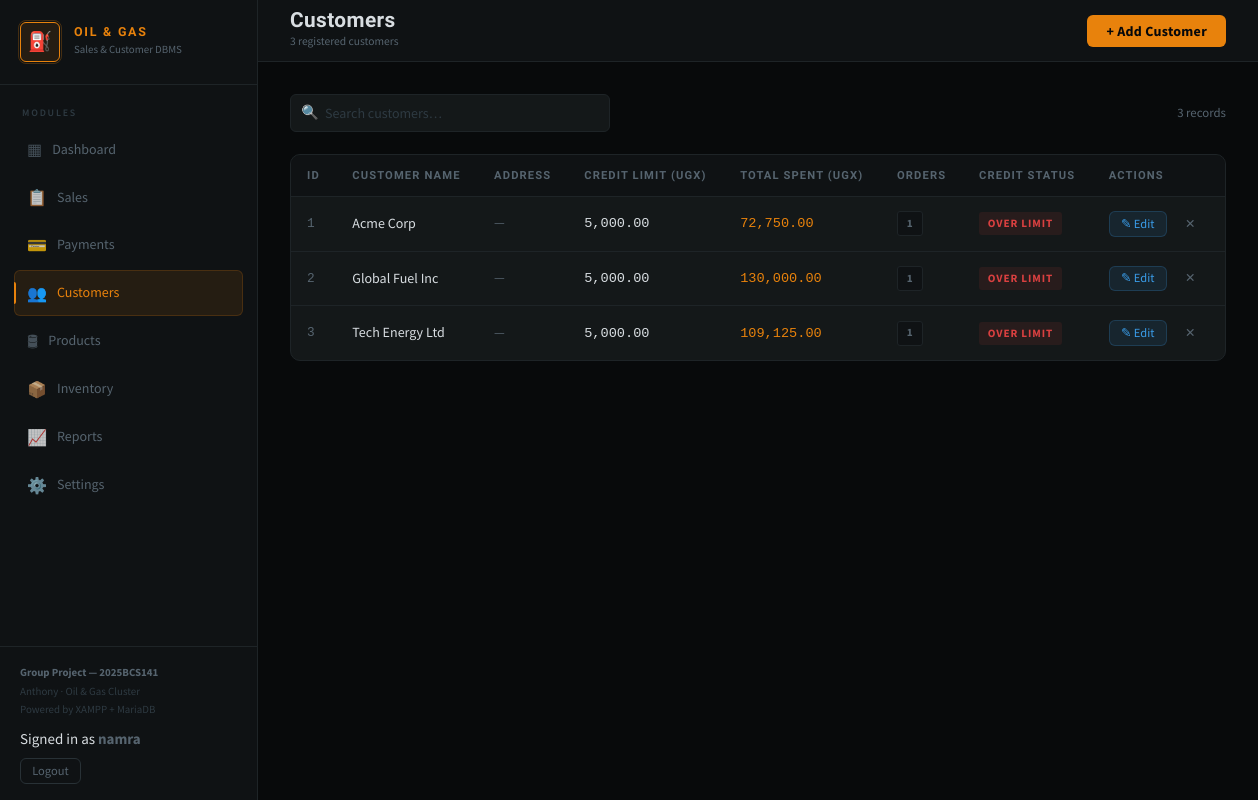
/customers.php (signed in), run on the app's committed database.
### tables this page shows
CREATE TABLE Customers (
    CustomerID INTEGER PRIMARY KEY AUTOINCREMENT,
    CustomerName VARCHAR(100) NOT NULL,
    Email VARCHAR(100),
    Phone VARCHAR(20),
    Address VARCHAR(255),
    CreatedAt TIMESTAMP DEFAULT CURRENT_TIMESTAMP
, CreditLimit DECIMAL(10, 2) DEFAULT 5000);

### services/CustomerService.php (called while the page is built, shortened)
<?php
class CustomerService
{
    private PDO $pdo;
    public function __construct(PDO $pdo)
    {
        $this->pdo = $pdo;
    }
    public function getCustomers(): array
    {
        $sql = "SELECT C.CustomerID, C.CustomerName, C.Address, C.CreditLimit,
                COUNT(O.OrderID) AS OrderCount,
                COALESCE(SUM(O.QuantityLiters * P.UnitPrice), 0) AS Total_Spent
                FROM Customers C
                LEFT JOIN SalesOrders O ON O.CustomerID = C.CustomerID
                LEFT JOIN Products P ON P.ProductID = O.ProductID
                GROUP BY C.CustomerID, C.CustomerName, C.Address, C.CreditLimit
                ORDER BY C.CustomerID ASC";
        return $this->pdo->query($sql)->fetchAll();
    }
}

### customers.php (the view, shortened to what this page needs)
<?php
require_once 'services/CustomerService.php';
$db = Database::getInstance();
$pdo = $db->getPdo();
$customerService = new CustomerService($pdo);
$customers = $customerService->getCustomers();
?>
<!DOCTYPE html>
<html lang="en">
<head>
  <link rel="stylesheet" href="assets/style.css">
</head>
<body>
<?php include 'sidebar.php'; ?>
<div class="main">
  <header class="topbar">
    <div class="topbar-left">
      <h1>Customers</h1>
      <p class="page-sub"><?= count($customers) ?> registered customer<?= count($customers) != 1 ? 's' : '' ?></p>
    </div>
    <div class="topbar-right">
      <button class="btn btn-primary" onclick="openModal('addModal')">+ Add Customer</button>
    </div>
  </header>
  <div class="content">
    <div class="toolbar">
      <div class="search-wrap">
        <span class="search-icon">🔍</span>
        <input type="text" id="searchInput" placeholder="Search customers…" oninput="filterTable()">
      </div>
      <span style="font-size:.8rem;color:var(--text-muted)"><?= count($customers) ?> records</span>
    </div>
    <div class="panel">
      <div class="table-wrap">
        <table id="custTable">
          <thead>
            <tr>
              <th>ID</th>
              <th>Customer Name</th>
              <th>Address</th>
              <th>Credit Limit (UGX)</th>
              <th>Total Spent (UGX)</th>
              <th>Orders</th>
              <th>Credit Status</th>
              <th>Actions</th>
            </tr>
          </thead>
          <tbody>
            <?php if (empty($customers)): ?>
            <tr><td colspan="8">
              <div class="empty-state">
                <div class="empty-icon">👥</div>
                <p>No customers yet. Add your first customer above.</p>
              </div>
            </td></tr>
            <?php else: foreach ($customers as $c):
              $ratio = $c['CreditLimit'] > 0 ? ($c['Total_Spent'] / $c['CreditLimit']) : 0;
              if ($ratio > 0.8) { $badge = 'badge-danger'; $label = 'Over Limit'; }
              elseif ($ratio > 0.5) { $badge = 'badge-warning'; $label = 'Moderate'; }
              else { $badge = 'badge-success'; $label = 'Good'; }
            ?>
            <tr>
              <td class="td-id"><?= $c['CustomerID'] ?></td>
              <td class="td-primary"><?= htmlspecialchars($c['CustomerName']) ?></td>
              <td style="color:var(--text-muted);font-size:.84rem"><?= htmlspecialchars($c['Address'] ?? '—') ?></td>
              <td class="td-mono"><?= number_format($c['CreditLimit'], 2) ?></td>
              <td class="td-mono" style="color:var(--accent)"><?= number_format($c['Total_Spent'], 2) ?></td>
              <td><span class="badge badge-muted"><?= $c['OrderCount'] ?></span></td>
              <td><span class="badge <?= $badge ?>"><?= $label ?></span></td>
              <td>
                <div class="td-actions">
                  <button class="btn btn-edit btn-sm"
                    onclick="openEdit(<?= $c['CustomerID'] ?>, <?= htmlspecialchars(json_encode($c['CustomerName'])) ?>, <?= htmlspecialchars(json_encode($c['Address'] ?? '')) ?>, '<?= $c['CreditLimit'] ?>')">
                    ✎ Edit
                  </button>
                  <button class="btn btn-delete btn-sm"
                    onclick="openDelete(<?= $c['CustomerID'] ?>, <?= htmlspecialchars(json_encode($c['CustomerName'])) ?>)">
                    ✕
                  </button>
                </div>
              </td>
            </tr>
            <?php endforeach; endif; ?>
          </tbody>
        </table>
      </div>
    </div>
  </div>
</div>
</body>
</html>

### assets/style.css (style rules this page uses)
:root { --bg: #080a0b; --surface: #0f1214; --card: #141819; --card-hover: #1a1f21; --border: #1e2427; --border-light: #283136; --accent: #e8820c; --accent-dim: rgba(232,130,12,0.10); --accent-glow: rgba(232,130,12,0.25); --accent-hover: #f5960f; --text: #d8dde1; --text-muted: #56646f; --text-dim: #2e3a42; --success: #27b87a; --success-dim: rgba(39,184,122,0.10); --danger: #d94040; --danger-dim: rgba(217,64,64,0.10); --warning: #e8c44a; --warning-dim: rgba(232,196,74,0.10); --info: #3a9ce8; --info-dim: rgba(58,156,232,0.10); --sidebar-w: 258px; --topbar-h: 62px; --radius: 6px; --radius-lg: 10px; --shadow: 0 4px 20px rgba(0,0,0,0.5); }
*, *::before, *::after { box-sizing: border-box; margin: 0; padding: 0; }
html { scroll-behavior: smooth; }
body { font-family: 'Source Sans Pro', 'Barlow', sans-serif; background: var(--bg); color: var(--text); min-height: 100vh; display: flex; font-size: 15px; line-height: 1.55; }
.main { margin-left: var(--sidebar-w); flex: 1; display: flex; flex-direction: column; min-height: 100vh; }
.topbar { height: var(--topbar-h); background: var(--surface); border-bottom: 1px solid var(--border); padding: 0 2rem; display: flex; align-items: center; justify-content: space-between; position: sticky; top: 0; z-index: 100; }
.topbar-left h1 { font-family: 'Barlow Condensed', 'Source Sans Pro', sans-serif; font-weight: 700; font-size: 1.3rem; letter-spacing: 0.02em; line-height: 1; }
.topbar-left .page-sub { font-size: 0.72rem; color: var(--text-muted); margin-top: 3px; }
.topbar-right { display: flex; align-items: center; gap: 0.75rem; }
.content { padding: 2rem; flex: 1; }
.panel { background: var(--card); border: 1px solid var(--border); border-radius: var(--radius-lg); margin-bottom: 1.5rem; overflow: hidden; }
.table-wrap { overflow-x: auto; }
table { width: 100%; border-collapse: collapse; font-size: 0.875rem; }
thead th { font-family: 'Barlow Condensed', 'Source Sans Pro', sans-serif; font-weight: 600; font-size: 0.7rem; letter-spacing: 0.10em; text-transform: uppercase; color: var(--text-muted); padding: 0.75rem 1rem; border-bottom: 1px solid var(--border); text-align: left; white-space: nowrap; background: var(--surface); }
tbody td { padding: 0.875rem 1rem; border-bottom: 1px solid var(--border); vertical-align: middle; }
tbody tr:last-child td { border-bottom: none; }
tbody tr { transition: background 0.1s; }
.td-id { color: var(--text-muted); font-family: monospace; font-size: 0.8rem; }
.td-primary { font-weight: 500; color: var(--text); }
.td-mono { font-family: 'Courier New', monospace; font-size: 0.85rem; }
.td-actions { display: flex; gap: 0.375rem; align-items: center; }
.badge { display: inline-block; padding: 0.18rem 0.55rem; border-radius: 3px; font-size: 0.7rem; font-weight: 700; letter-spacing: 0.08em; text-transform: uppercase; }
.badge-danger { background: var(--danger-dim); color: var(--danger); }
.badge-muted { background: var(--surface); color: var(--text-muted); border: 1px solid var(--border); }
.btn { display: inline-flex; align-items: center; gap: 0.4rem; padding: 0.5rem 1.125rem; border-radius: var(--radius); font-family: 'Source Sans Pro', sans-serif; font-size: 0.875rem; font-weight: 500; cursor: pointer; border: 1px solid transparent; text-decoration: none; transition: all 0.15s; white-space: nowrap; line-height: 1; }
.btn-primary { background: var(--accent); color: #05070a; font-weight: 700; letter-spacing: 0.02em; }
.btn-edit { background: var(--info-dim); border-color: rgba(58,156,232,0.2); color: var(--info); }
.btn-delete { background: transparent; border-color: transparent; color: var(--text-muted); }
.btn-sm { padding: 0.35rem 0.7rem; font-size: 0.78rem; }
.toolbar { display: flex; align-items: center; justify-content: space-between; gap: 1rem; margin-bottom: 1.375rem; flex-wrap: wrap; }
.search-wrap { position: relative; flex: 1; max-width: 320px; }
.search-wrap input { width: 100%; background: var(--card); border: 1px solid var(--border); border-radius: var(--radius); padding: 0.55rem 0.875rem 0.55rem 2.125rem; color: var(--text); font-family: 'Source Sans Pro', sans-serif; font-size: 0.875rem; outline: none; transition: border-color 0.15s; }
.search-wrap input::placeholder { color: var(--text-dim); }
.search-icon { position: absolute; left: 0.7rem; top: 50%; transform: translateY(-50%); color: var(--text-dim); font-size: 0.875rem; pointer-events: none; }

### data on the page
customers: CustomerID "1", CustomerName "Acme Corp", Address "—", CreditLimit "5,000.00", Total_Spent "72,750.00", OrderCount "1", label "OVER LIMIT"
customers: CustomerID "2", CustomerName "Global Fuel Inc", Address "—", CreditLimit "5,000.00", Total_Spent "130,000.00", OrderCount "1", label "OVER LIMIT"
customers: CustomerID "3", CustomerName "Tech Energy Ltd", Address "—", CreditLimit "5,000.00", Total_Spent "109,125.00", OrderCount "1", label "OVER LIMIT"

### other printed values
$module['icon'] "▦"
$module['label'] "Dashboard"
$module['icon'] "📋"
$module['label'] "Sales"
$module['icon'] "💳"
$module['label'] "Payments"
$module['icon'] "👥"
$module['label'] "Customers"
$module['icon'] "🛢"
$module['label'] "Products"
$module['icon'] "📦"
$module['label'] "Inventory"
$module['icon'] "📈"
$module['label'] "Reports"
$module['icon'] "⚙️"
